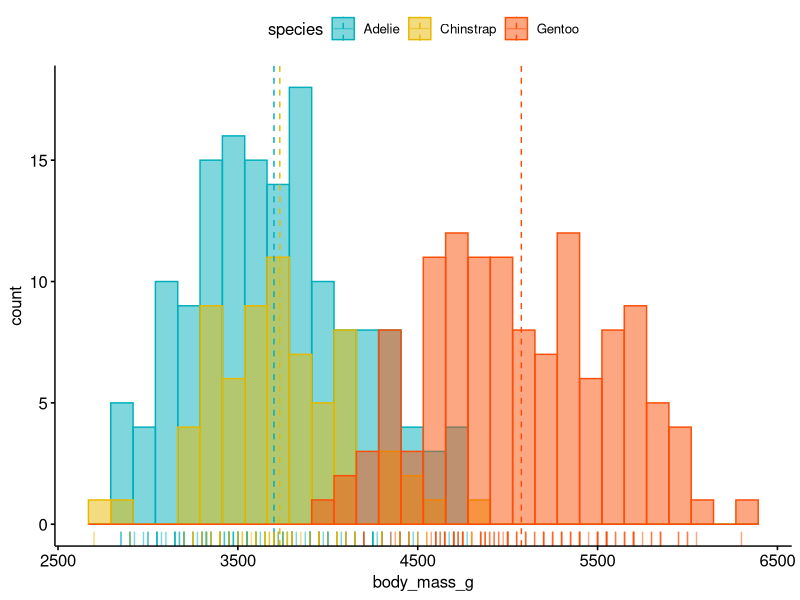
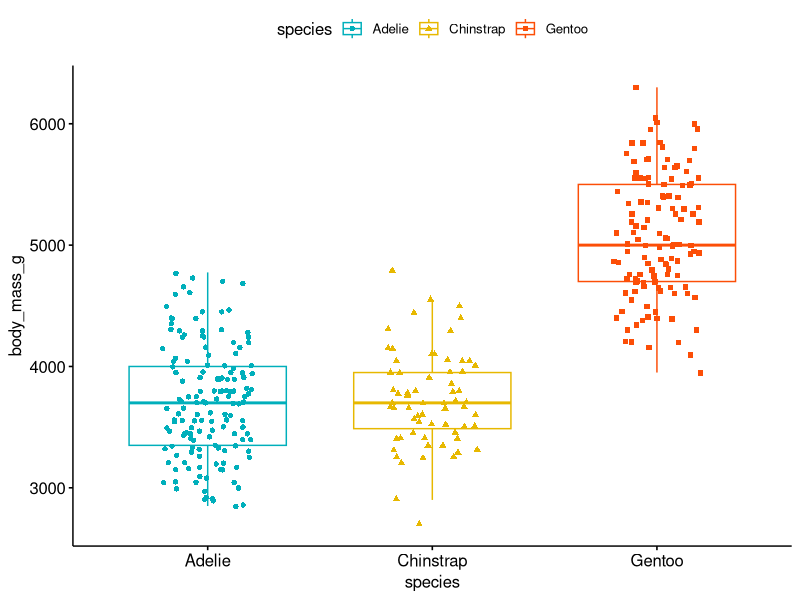
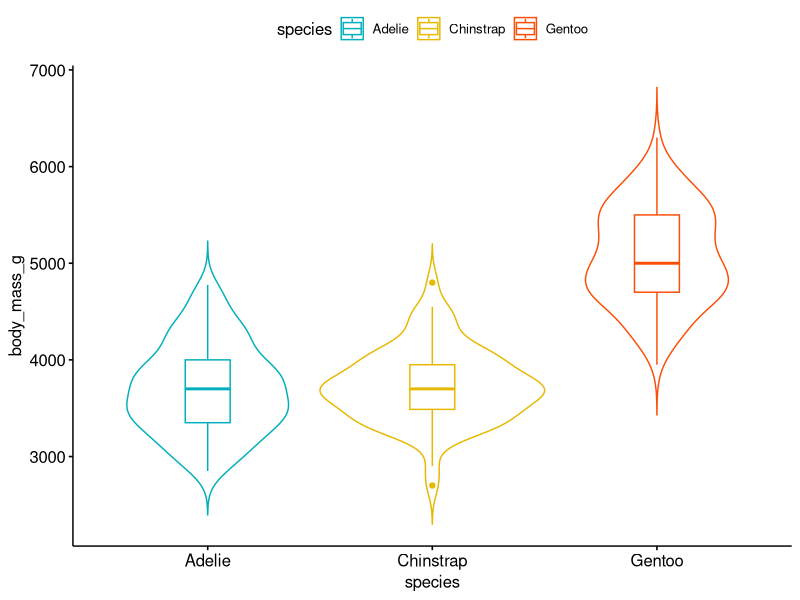
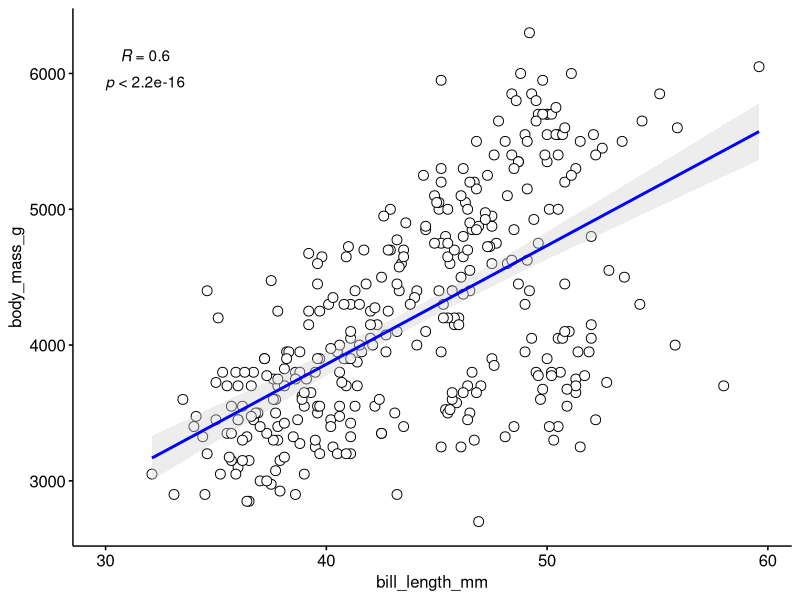

R code for these plots, in order:
## ---- chunk 1
#| eval: true
library(palmerpenguins)
## ---- chunk 2
#| echo: true
new_mean <- function(x){sum(x)/length(x)}
## ---- chunk 3
#| label: sample_mean
#| echo: true
#| eval: true
#| fig-align: center
new_mean(penguins$year)
## ---- chunk 4
#| label: mean
#| echo: true
#| eval: true
#| fig-align: center
mean(penguins$year, na.rm=TRUE)
## ---- chunk 5
#| label: new-median-function
#| echo: true
#| eval: true
#| fig-align: center
new_median <- function(x) {
  if(length(x) %% 2 != 0){ #<1>
   (sort(x)[length(x)/2] + sort(x)[(length(x)/2)+1])/2 #<2> 
      } else{
       sort(x)[ceiling(length(x)/2)] #<3>
    }
   }
## ---- chunk 6
#| label: new-median
#| echo: true
#| eval: true
#| fig-align: center
new_median(penguins$body_mass_g)
## ---- chunk 7
#| label: median
#| echo: true
#| eval: true
#| fig-align: center
median(penguins$body_mass_g, na.rm = TRUE)
## ---- chunk 8
#| label: variance
#| echo: true
#| eval: true
#| fig-align: center
var(penguins$body_mass_g, na.rm=TRUE)
## ---- chunk 9
#| label: sd
#| echo: true
#| eval: true
#| fig-align: center
sd(penguins$body_mass_g, na.rm=TRUE)
## ---- chunk 10
#| label: cv-function
#| echo: true
#| eval: true
#| fig-align: center
cv <- function(x, na.rm=TRUE){(sd(x, na.rm=TRUE)/mean(x, na.rm=TRUE))*100}
## ---- chunk 11
#| label: cv
#| echo: true
#| eval: true
#| fig-align: center
cv(penguins$body_mass_g, na.rm=TRUE)
## ---- chunk 12
#| echo: true
library(dplyr)
## ---- chunk 13
#| label: summary-01
#| echo: true
#| eval: true
#| fig-align: center
#| output-location: default
penguins |>
    group_by(species)
## ---- chunk 14
#| label: summary-02
#| echo: true
#| eval: true
#| fig-align: center
#| output-location: default
penguins |>
    group_by(species) |>
    summarise(
        mean_body_mass_g = mean(body_mass_g, na.rm = TRUE)
        )
## ---- chunk 15
#| label: summary-03
#| echo: true
#| eval: true
#| fig-align: center
#| output-location: default
penguins |>
    group_by(species) |>
    summarise(
        mean_body_mass_g = mean(body_mass_g, na.rm = TRUE),
        variance_body_mass_g = var(body_mass_g, na.rm = TRUE)
        )

## ---- chunk 16
#| label: summary-04
#| echo: true
#| eval: true
#| fig-align: center
#| output-location: default
penguins |>
    group_by(species) |>
    summarise(
        mean_body_mass_g = mean(body_mass_g, na.rm = TRUE),
        variance_body_mass_g = var(body_mass_g, na.rm = TRUE),
        std_dev_body_mass_g = sd(body_mass_g, na.rm = TRUE)
        )
## ---- chunk 17
#| label: summary-05
#| echo: true
#| eval: true
#| fig-align: center
#| output-location: default
penguins |>
    group_by(species) |>
    summarise(
        mean_body_mass_g = mean(body_mass_g, na.rm = TRUE),
        variance_body_mass_g = var(body_mass_g, na.rm = TRUE),
        std_dev_body_mass_g = sd(body_mass_g, na.rm = TRUE),
        cv_body_mass_g = cv(body_mass_g, na.rm = TRUE)
        )
## ---- chunk 18
#| echo: true
library(ggpubr)
## ---- chunk 19
#| label: histogram
#| echo: true
#| eval: true
#| fig-align: center
#| output-location: column-fragment
gghistogram(penguins,
    x = "body_mass_g",
    add = "mean", 
    rug = TRUE,
    color = "species", 
    fill = "species",
    palette = c(
        "#00AFBB", 
        "#E7B800", 
        "#FC4E07"
    )
)
## ---- chunk 20
#| label: boxplot
#| echo: true
#| eval: true
#| fig-align: center
#| output-location: column-fragment
ggboxplot(penguins,
    x = "species", 
    y = "body_mass_g",
    color = "species",
    add = "jitter", 
    shape = "species",
    palette = c(
        "#00AFBB", 
        "#E7B800", 
        "#FC4E07"
    )
)
## ---- chunk 21
#| label: violinplot
#| echo: true
#| eval: true
#| fig-align: center
#| output-location: column-fragment
ggviolin(penguins,
    x = "species", 
    y = "body_mass_g",
    color = "species",
    shape = "species",
    add = "boxplot", 
    palette = c(
        "#00AFBB", 
        "#E7B800", 
        "#FC4E07"
    )
)
## ---- chunk 22
#| label: scatterplot
#| echo: true
#| eval: true
#| fig-align: center
#| output-location: column-fragment
ggscatter(penguins,
    x = "bill_length_mm",
    y = "body_mass_g",
    color = "black", 
    shape = 21, 
    size = 3,
    add = "reg.line", 
    conf.int = TRUE, 
    cor.coef = TRUE,
        add.params = list(
        color = "blue", 
        fill = "lightgray"
        ),
    cor.coeff.args = list(
        method = "pearson", 
        label.x = 30, 
        label.sep = "\n"
        )
)

## ---- chunk 23
#| label: across
#| echo: true
#| eval: true
#| fig-align: center
penguins |> 
    summarise(
        .by = species, # <1>
        across(
            .cols = where(is.numeric), # <2>
            .fns = list(mean = mean, median = median, variance = var), # <3>
            .names = "{.fn}_{.col}", # <4>
            na.rm = TRUE
        )
    )
